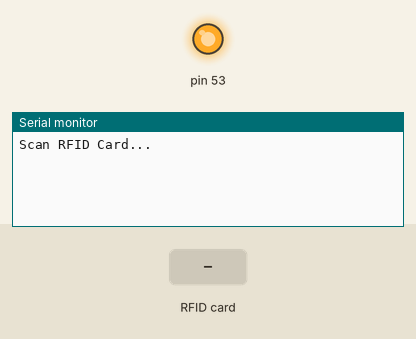
Simulated run of this sketch. Board: Arduino Mega 2560, built with avr-gcc and run on an emulated ATmega2560. On the bench: output pins drawn as LEDs (lit = HIGH), the last lines printed to the serial monitor. The inputs (shaded band) are chosen by the test bench.

Above: at 1.2 s.
1.3 s: RFID card E1 95 19 3D held to the reader
At 1.9 s:
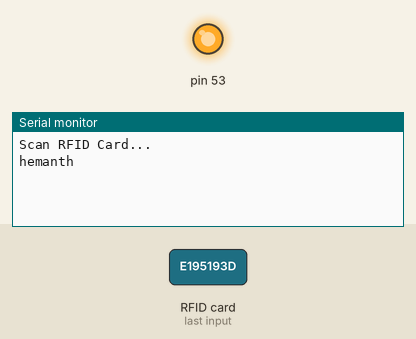
2.8 s: RFID card 31 6C 8B 3C held to the reader
At 4.5 s:
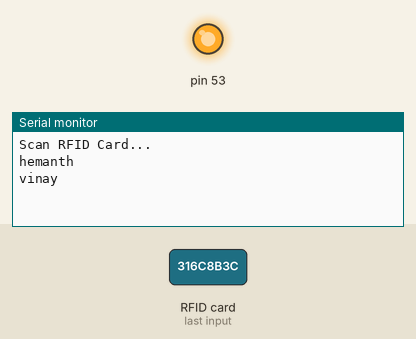
4.8 s: RFID card C1 9C 7E 3C held to the reader
At 6.4 s:
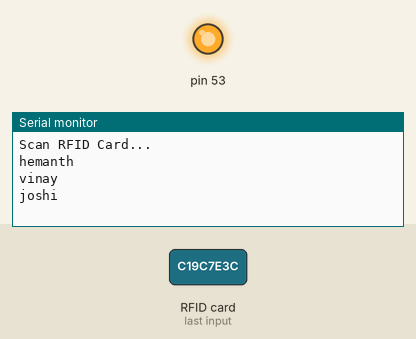

The sketch:

sketch_mar1a.ino
```cpp
#include <SPI.h>
#include <MFRC522.h>

#define SS_PIN 5
#define RST_PIN 22

MFRC522 mfrc522(SS_PIN, RST_PIN);

// 🔹 Structure to store UID and Name
struct Card {
  String uid;
  String name;
};

// 🔹 All Authorized Cards
Card cards[] = {
  {"E195193D", "hemanth"},
  {"316C8B3C", "vinay"},
  {"C19C7E3C", "joshi"},
  {"918B673C", "sujith"},
  {"E1CF913C", "venkat"},
  {"C1F0673C", "srikhari"},
  {"B11D6E3C", "sneha"},
  {"31F38E3C", "abhiram"},
  {"61DC7E3C", "swaroop"}
};

const int totalCards = sizeof(cards) / sizeof(cards[0]);

void setup() {
  Serial.begin(115200);
  SPI.begin();
  mfrc522.PCD_Init();
  Serial.println("Scan RFID Card...");
}

void loop() {

  if (!mfrc522.PICC_IsNewCardPresent()) return;
  if (!mfrc522.PICC_ReadCardSerial()) return;

  String uid = "";

  for (byte i = 0; i < mfrc522.uid.size; i++) {
    if (mfrc522.uid.uidByte[i] < 0x10) {
      uid += "0";   // Add leading zero
    }
    uid += String(mfrc522.uid.uidByte[i], HEX);
  }

  uid.toUpperCase();

  checkCard(uid);

  mfrc522.PICC_HaltA();
  delay(2000);
}

// 🔹 Function to Check Card
void checkCard(String uid) {
  for (int i = 0; i < totalCards; i++) {
    if (uid == cards[i].uid) {

      Serial.println(cards[i].name);
      return;
    }
  }
  Serial.println("UNKNOWN_CARD");
}
```

Measured:
- after the input at 1.3 s, the serial monitor: prints a new line at once (image 1)
- after the input at 2.8 s, the serial monitor: prints a new line after 0.51 s (image 2)
- after the input at 4.8 s, the serial monitor: prints a new line after 0.52 s (image 3)
